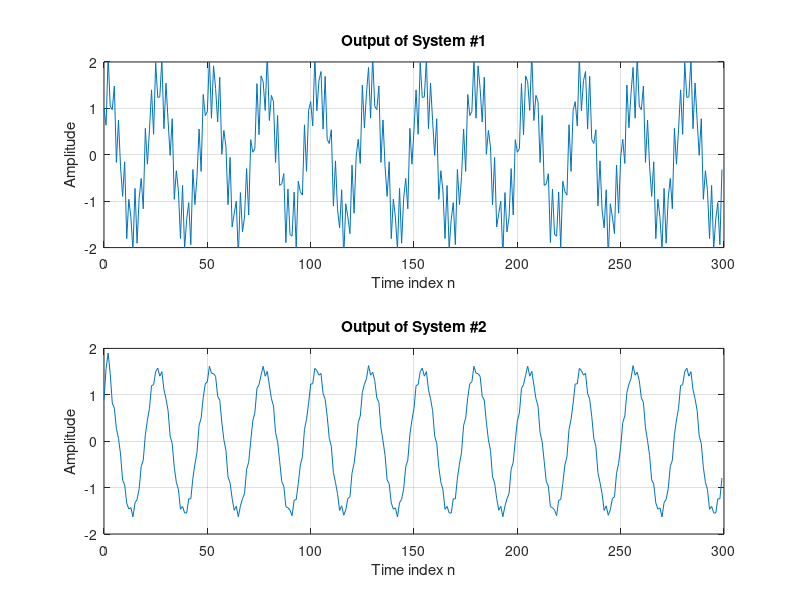

Write MATLAB code to recreate this figure.
clf;
n = 0:299;
x1 = cos(2*pi*10*n/256);
x2 = cos(2*pi*100*n/256);
x = x1+x2;
% Tinh cac tin hieu
a1 = 1;
b1 = [0.5 0.27 0.77];
y1 = filter(b1,a1,x); %Tin hieu ngo ra cua he thong 1
a2 = [1 -0.53 0.46];
b2 = [0.45 0.5 0.45];
y2 = filter(b2,a2,x); %Tin hieu ngo ra cua he thong 2
% Ve cac tin hieu
subplot(2,1,1);
plot(n,y1); axis([0 300 -2 2]);
xlabel('Time index n'); ylabel('Amplitude');
title('Output of System #1'); grid;
subplot(2,1,2);
plot(n,y2); axis([0 300 -2 2]);
xlabel('Time index n'); ylabel('Amplitude');
title('Output of System #2'); grid;